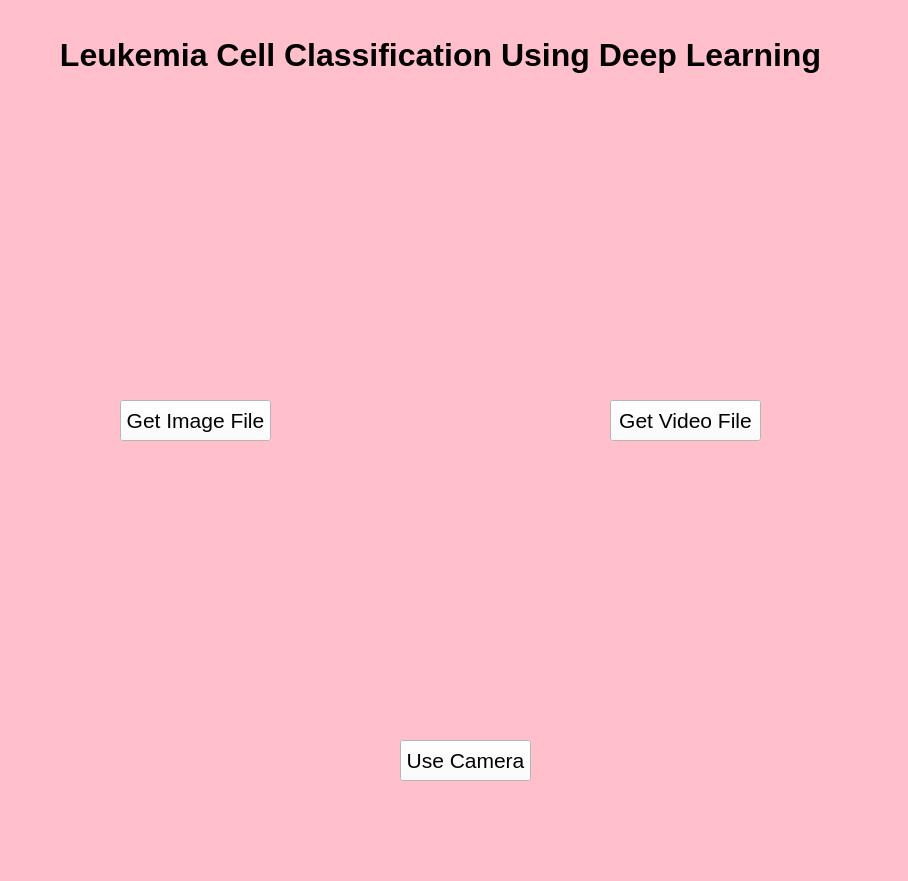
<?xml version="1.0" encoding="UTF-8"?>
<ui version="4.0">
 <class>MainWindow</class>
 <widget class="QMainWindow" name="MainWindow">
  <property name="enabled">
   <bool>true</bool>
  </property>
  <property name="geometry">
   <rect>
    <x>0</x>
    <y>0</y>
    <width>908</width>
    <height>881</height>
   </rect>
  </property>
  <property name="sizePolicy">
   <sizepolicy hsizetype="Fixed" vsizetype="Fixed">
    <horstretch>0</horstretch>
    <verstretch>0</verstretch>
   </sizepolicy>
  </property>
  <property name="minimumSize">
   <size>
    <width>908</width>
    <height>881</height>
   </size>
  </property>
  <property name="maximumSize">
   <size>
    <width>908</width>
    <height>881</height>
   </size>
  </property>
  <property name="cursor">
   <cursorShape>ArrowCursor</cursorShape>
  </property>
  <property name="mouseTracking">
   <bool>true</bool>
  </property>
  <property name="windowTitle">
   <string>Leukemia Cell Classification</string>
  </property>
  <property name="windowIcon">
   <iconset resource="icons/resource.qrc">
    <normaloff>:/icons/microscope.png</normaloff>:/icons/microscope.png</iconset>
  </property>
  <property name="styleSheet">
   <string notr="true">background-color: pink</string>
  </property>
  <property name="tabShape">
   <enum>QTabWidget::Rounded</enum>
  </property>
  <widget class="QWidget" name="centralwidget">
   <widget class="QPushButton" name="get_img_button">
    <property name="geometry">
     <rect>
      <x>120</x>
      <y>400</y>
      <width>151</width>
      <height>41</height>
     </rect>
    </property>
    <property name="font">
     <font>
      <family>Arial</family>
      <pointsize>16</pointsize>
     </font>
    </property>
    <property name="cursor">
     <cursorShape>PointingHandCursor</cursorShape>
    </property>
    <property name="autoFillBackground">
     <bool>false</bool>
    </property>
    <property name="styleSheet">
     <string notr="true">background-color: rgb(255, 255, 255);</string>
    </property>
    <property name="inputMethodHints">
     <set>Qt::ImhNone</set>
    </property>
    <property name="text">
     <string>Get Image File</string>
    </property>
    <property name="iconSize">
     <size>
      <width>20</width>
      <height>20</height>
     </size>
    </property>
    <property name="checkable">
     <bool>false</bool>
    </property>
   </widget>
   <widget class="QLabel" name="AppTitle">
    <property name="geometry">
     <rect>
      <x>10</x>
      <y>-10</y>
      <width>861</width>
      <height>131</height>
     </rect>
    </property>
    <property name="font">
     <font>
      <family>Arial</family>
      <pointsize>72</pointsize>
     </font>
    </property>
    <property name="whatsThis">
     <string>&lt;html&gt;&lt;head/&gt;&lt;body&gt;&lt;p&gt;App title&lt;/p&gt;&lt;p&gt;&lt;br/&gt;&lt;/p&gt;&lt;/body&gt;&lt;/html&gt;</string>
    </property>
    <property name="styleSheet">
     <string notr="true"/>
    </property>
    <property name="frameShape">
     <enum>QFrame::NoFrame</enum>
    </property>
    <property name="text">
     <string>&lt;html&gt;&lt;head/&gt;&lt;body&gt;&lt;p align=&quot;center&quot;&gt;&lt;span style=&quot; font-size:24pt; font-weight:600;&quot;&gt;Leukemia Cell Classification Using Deep Learning&lt;/span&gt;&lt;/p&gt;&lt;/body&gt;&lt;/html&gt;</string>
    </property>
   </widget>
   <widget class="QLabel" name="use_camera">
    <property name="geometry">
     <rect>
      <x>330</x>
      <y>470</y>
      <width>251</width>
      <height>261</height>
     </rect>
    </property>
    <property name="text">
     <string>&lt;html&gt;&lt;head/&gt;&lt;body&gt;&lt;p&gt;&lt;img src=&quot;:/icons/use-camera.png&quot;/&gt;&lt;/p&gt;&lt;/body&gt;&lt;/html&gt;</string>
    </property>
   </widget>
   <widget class="QLabel" name="get_video">
    <property name="geometry">
     <rect>
      <x>560</x>
      <y>130</y>
      <width>251</width>
      <height>261</height>
     </rect>
    </property>
    <property name="text">
     <string>&lt;html&gt;&lt;head/&gt;&lt;body&gt;&lt;p&gt;&lt;img src=&quot;:/icons/get-video.png&quot;/&gt;&lt;/p&gt;&lt;/body&gt;&lt;/html&gt;</string>
    </property>
   </widget>
   <widget class="QLabel" name="get_image">
    <property name="geometry">
     <rect>
      <x>70</x>
      <y>130</y>
      <width>261</width>
      <height>261</height>
     </rect>
    </property>
    <property name="styleSheet">
     <string notr="true"/>
    </property>
    <property name="frameShape">
     <enum>QFrame::NoFrame</enum>
    </property>
    <property name="frameShadow">
     <enum>QFrame::Raised</enum>
    </property>
    <property name="text">
     <string>&lt;html&gt;&lt;head/&gt;&lt;body&gt;&lt;p&gt;&lt;img src=&quot;:/icons/get-img.png&quot;/&gt;&lt;/p&gt;&lt;/body&gt;&lt;/html&gt;</string>
    </property>
   </widget>
   <widget class="QPushButton" name="use_cam_button">
    <property name="geometry">
     <rect>
      <x>400</x>
      <y>740</y>
      <width>131</width>
      <height>41</height>
     </rect>
    </property>
    <property name="font">
     <font>
      <family>Arial</family>
      <pointsize>16</pointsize>
     </font>
    </property>
    <property name="cursor">
     <cursorShape>PointingHandCursor</cursorShape>
    </property>
    <property name="autoFillBackground">
     <bool>false</bool>
    </property>
    <property name="styleSheet">
     <string notr="true">background-color: rgb(255, 255, 255);</string>
    </property>
    <property name="inputMethodHints">
     <set>Qt::ImhNone</set>
    </property>
    <property name="text">
     <string>Use Camera</string>
    </property>
    <property name="iconSize">
     <size>
      <width>20</width>
      <height>20</height>
     </size>
    </property>
    <property name="checkable">
     <bool>false</bool>
    </property>
    <property name="autoDefault">
     <bool>false</bool>
    </property>
   </widget>
   <widget class="QPushButton" name="get_vid_button">
    <property name="geometry">
     <rect>
      <x>610</x>
      <y>400</y>
      <width>151</width>
      <height>41</height>
     </rect>
    </property>
    <property name="font">
     <font>
      <family>Arial</family>
      <pointsize>16</pointsize>
     </font>
    </property>
    <property name="cursor">
     <cursorShape>PointingHandCursor</cursorShape>
    </property>
    <property name="autoFillBackground">
     <bool>false</bool>
    </property>
    <property name="styleSheet">
     <string notr="true">background-color: rgb(255, 255, 255);</string>
    </property>
    <property name="inputMethodHints">
     <set>Qt::ImhNone</set>
    </property>
    <property name="text">
     <string>Get Video File</string>
    </property>
    <property name="iconSize">
     <size>
      <width>20</width>
      <height>20</height>
     </size>
    </property>
    <property name="checkable">
     <bool>false</bool>
    </property>
    <property name="autoDefault">
     <bool>false</bool>
    </property>
   </widget>
   <zorder>AppTitle</zorder>
   <zorder>use_camera</zorder>
   <zorder>get_img_button</zorder>
   <zorder>get_video</zorder>
   <zorder>get_image</zorder>
   <zorder>use_cam_button</zorder>
   <zorder>get_vid_button</zorder>
  </widget>
 </widget>
 <resources>
  <include location="icons/resource.qrc"/>
 </resources>
 <connections/>
</ui>
